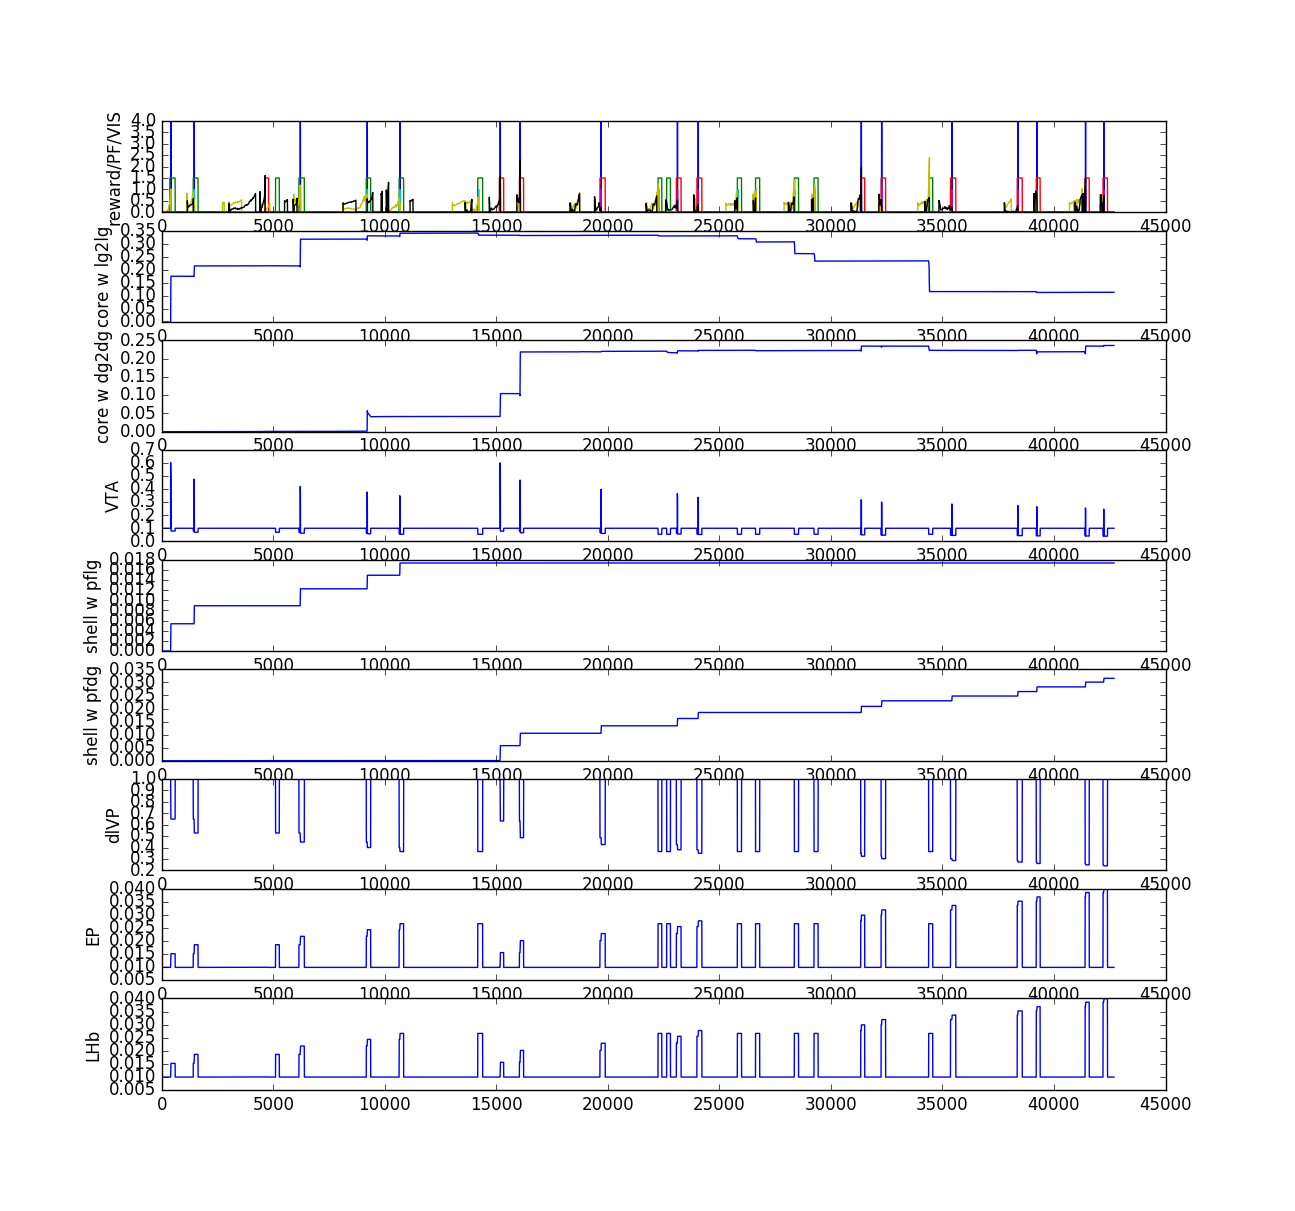

Here is the Python script that generated this plot:
import numpy as np
import pylab as pl
#
data = np.loadtxt('../log.dat');
#
fig = pl.figure(1)
#
a = 0
b = 42690
pl.title('Full Reversal run');
# compound
pl.subplot(911);
pl.plot(data[a:b,0],data[a:b,1]*4);
pl.plot(data[a:b,0],data[a:b,2]*1.5);
pl.plot(data[a:b,0],data[a:b,3]*1.5);
pl.plot(data[a:b,0],data[a:b,4]);
pl.plot(data[a:b,0],data[a:b,5]);
pl.plot(data[a:b,0],data[a:b,6]);
pl.plot(data[a:b,0],data[a:b,7]);
pl.ylabel('reward/PF/VIS');
# 
pl.subplot(912);
pl.plot(data[a:b,0],data[a:b,8]);
pl.ylabel('core w lg2lg');
#
pl.subplot(913);
pl.plot(data[a:b,0],data[a:b,10]);
pl.ylabel('core w dg2dg');
#
pl.subplot(914);
pl.plot(data[a:b,0],data[a:b,14]);
pl.ylabel('VTA');
#
pl.subplot(915);
pl.plot(data[a:b,0],data[a:b,17]);
pl.ylabel('shell w pflg');
#
pl.subplot(916);
pl.plot(data[a:b,0],data[a:b,18]);
pl.ylabel('shell w pfdg');
#
pl.subplot(917);
pl.plot(data[a:b,0],data[a:b,19]);
pl.ylabel('dlVP');
#
pl.subplot(918);
pl.plot(data[a:b,0],data[a:b,20]);
pl.ylabel('EP');
#
pl.subplot(919);
pl.plot(data[a:b,0],data[a:b,21]);
pl.ylabel('LHb');
pl.show();
